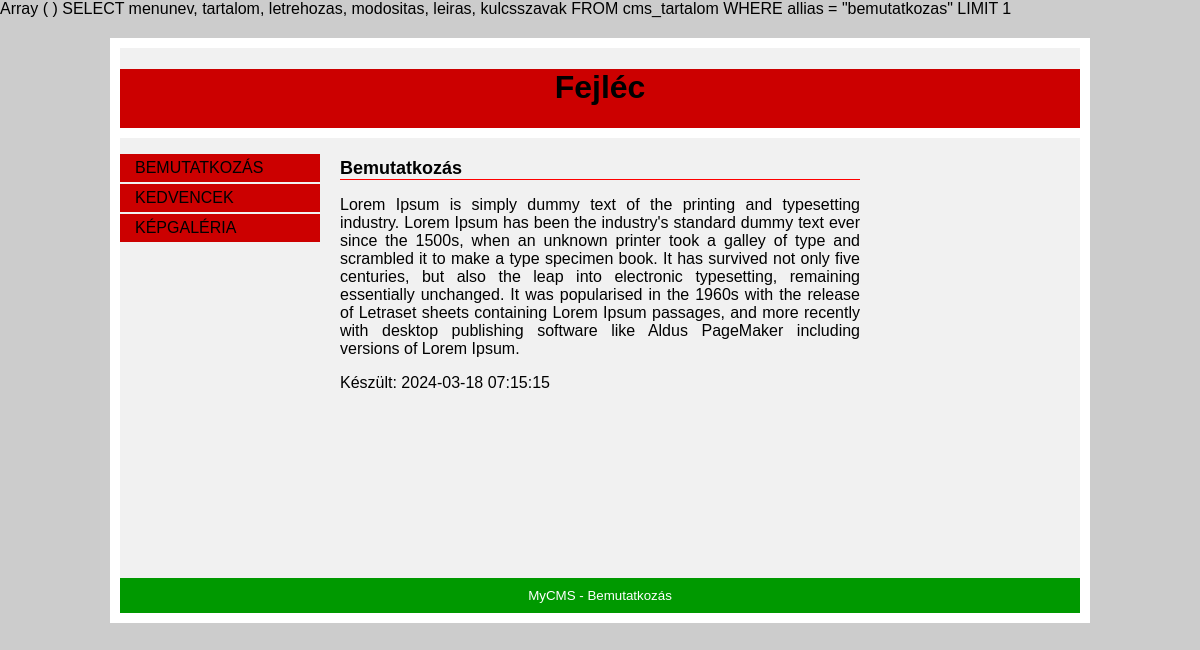
The page / on the database its author committed.
### tables this page shows
CREATE TABLE IF NOT EXISTS `cms_tartalom` (
  `id` smallint UNSIGNED NOT NULL AUTO_INCREMENT,
  `allias` varchar(32) DEFAULT NULL,
  `sorrend` smallint UNSIGNED NOT NULL,
  `menunev` varchar(32) NOT NULL,
  `tartalom` text NOT NULL,
  `letrehozas` datetime NOT NULL,
  `modositas` datetime DEFAULT NULL,
  `leiras` text,
  `kulcsszavak` text,
  `statusz` tinyint UNSIGNED NOT NULL,
  PRIMARY KEY (`id`)
);

### index.php (the view)
<?php
require_once("adatbazis.php");
print_r($_GET);
$sql            =  "SELECT id, allias, menunev
                    FROM cms_tartalom
                    WHERE statusz = 1
                    ORDER BY sorrend ASC";
$eredmenyek     =   mysqli_query($dbconn, $sql);
$menu           =   "<ul>\n";
while ($sor     = mysqli_fetch_assoc($eredmenyek)) {
    $menu      .= "<li><a href=\"./?allias={$sor['allias']}\">{$sor['menunev']}</a></li>\n";
}
$menu          .=   "</ul>\n";
$allias         =  isset($_GET['allias']) ? $_GET['allias'] : 'bemutatkozas';
print $sql            =  "SELECT menunev, tartalom, letrehozas, modositas, leiras, kulcsszavak
                    FROM cms_tartalom
                    WHERE allias = \"{$allias}\"
                    LIMIT 1";
$eredmeny       =   mysqli_query($dbconn, $sql);
if (mysqli_num_rows($eredmeny) == 1) {
    $sor            =   mysqli_fetch_assoc($eredmeny);
    $leiras         =   $sor['leiras'];
    $kulcsszavak    =   $sor['kulcsszavak'];
    $menunev        =   $sor['menunev'];
    $tartalom       =   $sor['tartalom'];
    $letrehozas     =   $sor['letrehozas'];
}
else{
    $leiras         =   "";
    $kulcsszavak    =   "";
    $menunev        =   "Hiba";
    $tartalom       =   "<p><em>A keresett oldal nem talalhato...</em></p>";
    $letrehozas     =   date("Y-m-d H:i:s");
}
$oldalsav       =   "";
$sablon = file_get_contents("sablon.html");
$sablon = str_replace("{{menu}}",           $menu,          $sablon);
$sablon = str_replace("{{menunev}}",        $menunev,       $sablon);
$sablon = str_replace("{{tartalom}}",       $tartalom,      $sablon);
$sablon = str_replace("{{letrehozas}}",     $letrehozas,     $sablon);
$sablon = str_replace("{{leiras}}",         $leiras,        $sablon);
$sablon = str_replace("{{kulcsszavak}}",    $kulcsszavak,   $sablon);
$sablon = str_replace("{{oldalsav}}",       $oldalsav,      $sablon);
print $sablon;

### css/alap.css (style rules this page uses)
body { margin: 0; font-family: Arial; background-color: #ccc; }
#befoglalo { width: 960px; margin: 20px auto; border: solid 10px #fff; background-color: #f1f1f1; }
#fejlec { text-align: center; background-color: #c00; border-bottom: solid 10px #fff; }
#menu { width: 200px; float: left; text-transform: uppercase; }
#menu ul { padding: 0; }
#menu li { display: block; margin-bottom: 2px; list-style-type: none; }
#menu a { color: #000; display: block; padding: 5px 15px; text-decoration: none; background-color: #c00; }
#tartalom { margin: 20px 220px; min-height: 400px; }
#tartalom h2 { margin-top: 0; font-size: 18px; border-bottom: solid 1px #f00; }
#tartalom p { text-align: justify; }
#lablec { clear: both; text-align: center; background-color: #090; color: #fff; padding: 10px; }

### rows shown on the page
cms_tartalom: sablon "Fejléc Bemutatkozás Lorem Ipsum is simply dummy text of the printing and typesetting industry. Lorem Ipsum has been the industry's standard dummy text ever since the 1500s, when an unknown printer took a galley of type and scrambled it to make a type specimen book. It has survived not only five centuries, but also the leap into electronic typesetting, remaining essentially unchanged. It was popularised in the 1960s with the release of Letraset sheets containing Lorem Ipsum passages, and more recently with desktop publishing software like Aldus PageMaker including versions of Lorem Ipsum. Készült: 2024-03-18 07:15:15 MyCMS - Bemutatkozás", menunev "BEMUTATKOZÁS"
cms_tartalom: menunev "KEDVENCEK"
cms_tartalom: menunev "KÉPGALÉRIA"
